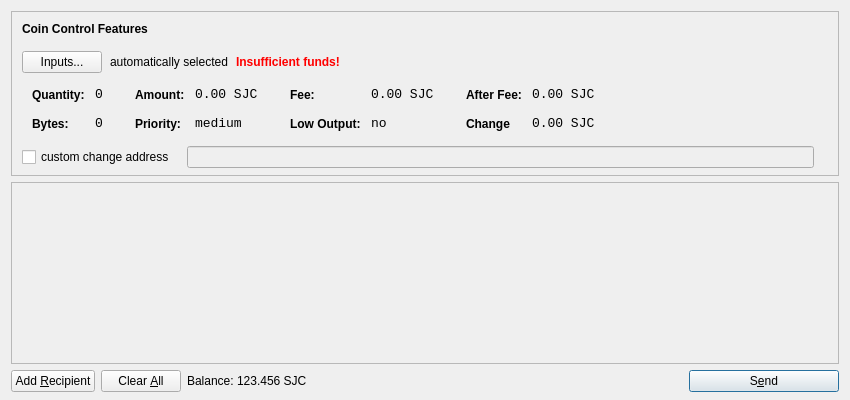
<?xml version="1.0" encoding="UTF-8"?>
<ui version="4.0">
 <class>SendCoinsDialog</class>
 <widget class="QDialog" name="SendCoinsDialog">
  <property name="geometry">
   <rect>
    <x>0</x>
    <y>0</y>
    <width>850</width>
    <height>400</height>
   </rect>
  </property>
  <property name="windowTitle">
   <string>Send Coins</string>
  </property>
  <layout class="QVBoxLayout" name="verticalLayout" stretch="0,1,0">
   <property name="bottomMargin">
    <number>8</number>
   </property>
   <item>
    <widget class="QFrame" name="frameCoinControl">
     <property name="sizePolicy">
      <sizepolicy hsizetype="Expanding" vsizetype="Expanding">
       <horstretch>0</horstretch>
       <verstretch>0</verstretch>
      </sizepolicy>
     </property>
     <property name="maximumSize">
      <size>
       <width>16777215</width>
       <height>16777215</height>
      </size>
     </property>
     <property name="frameShape">
      <enum>QFrame::StyledPanel</enum>
     </property>
     <property name="frameShadow">
      <enum>QFrame::Sunken</enum>
     </property>
     <layout class="QVBoxLayout" name="verticalLayoutCoinControl2">
      <property name="spacing">
       <number>-1</number>
      </property>
      <property name="leftMargin">
       <number>0</number>
      </property>
      <property name="topMargin">
       <number>0</number>
      </property>
      <property name="rightMargin">
       <number>0</number>
      </property>
      <property name="bottomMargin">
       <number>6</number>
      </property>
      <item>
       <layout class="QVBoxLayout" name="verticalLayoutCoinControl" stretch="0,0,0,0,1">
        <property name="spacing">
         <number>0</number>
        </property>
        <property name="leftMargin">
         <number>10</number>
        </property>
        <property name="topMargin">
         <number>10</number>
        </property>
        <item>
         <layout class="QHBoxLayout" name="horizontalLayoutCoinControl1">
          <property name="bottomMargin">
           <number>15</number>
          </property>
          <item>
           <widget class="QLabel" name="labelCoinControlFeatures">
            <property name="sizePolicy">
             <sizepolicy hsizetype="Preferred" vsizetype="Maximum">
              <horstretch>0</horstretch>
              <verstretch>0</verstretch>
             </sizepolicy>
            </property>
            <property name="font">
             <font>
              <weight>75</weight>
              <bold>true</bold>
             </font>
            </property>
            <property name="styleSheet">
             <string notr="true">font-weight:bold;</string>
            </property>
            <property name="text">
             <string>Coin Control Features</string>
            </property>
           </widget>
          </item>
         </layout>
        </item>
        <item>
         <layout class="QHBoxLayout" name="horizontalLayoutCoinControl2" stretch="0,0,0,0">
          <property name="spacing">
           <number>8</number>
          </property>
          <property name="bottomMargin">
           <number>10</number>
          </property>
          <item>
           <widget class="QPushButton" name="pushButtonCoinControl">
            <property name="styleSheet">
             <string notr="true"/>
            </property>
            <property name="text">
             <string>Inputs...</string>
            </property>
           </widget>
          </item>
          <item>
           <widget class="QLabel" name="labelCoinControlAutomaticallySelected">
            <property name="text">
             <string>automatically selected</string>
            </property>
            <property name="margin">
             <number>5</number>
            </property>
           </widget>
          </item>
          <item>
           <widget class="QLabel" name="labelCoinControlInsuffFunds">
            <property name="font">
             <font>
              <weight>75</weight>
              <bold>true</bold>
             </font>
            </property>
            <property name="styleSheet">
             <string notr="true">color:red;font-weight:bold;</string>
            </property>
            <property name="text">
             <string>Insufficient funds!</string>
            </property>
            <property name="margin">
             <number>5</number>
            </property>
           </widget>
          </item>
          <item>
           <spacer name="horizontalSpacerCoinControl">
            <property name="orientation">
             <enum>Qt::Horizontal</enum>
            </property>
            <property name="sizeHint" stdset="0">
             <size>
              <width>40</width>
              <height>1</height>
             </size>
            </property>
           </spacer>
          </item>
         </layout>
        </item>
        <item>
         <widget class="QWidget" name="widgetCoinControl" native="true">
          <property name="sizePolicy">
           <sizepolicy hsizetype="Preferred" vsizetype="Preferred">
            <horstretch>0</horstretch>
            <verstretch>0</verstretch>
           </sizepolicy>
          </property>
          <property name="minimumSize">
           <size>
            <width>0</width>
            <height>0</height>
           </size>
          </property>
          <property name="styleSheet">
           <string notr="true"/>
          </property>
          <layout class="QHBoxLayout" name="horizontalLayoutCoinControl5">
           <property name="margin">
            <number>0</number>
           </property>
           <item>
            <layout class="QHBoxLayout" name="horizontalLayoutCoinControl3" stretch="0,0,0,1">
             <property name="spacing">
              <number>20</number>
             </property>
             <property name="topMargin">
              <number>0</number>
             </property>
             <property name="bottomMargin">
              <number>10</number>
             </property>
             <item>
              <layout class="QFormLayout" name="formLayoutCoinControl1">
               <property name="horizontalSpacing">
                <number>10</number>
               </property>
               <property name="verticalSpacing">
                <number>14</number>
               </property>
               <property name="leftMargin">
                <number>10</number>
               </property>
               <property name="topMargin">
                <number>4</number>
               </property>
               <property name="rightMargin">
                <number>6</number>
               </property>
               <item row="0" column="0">
                <widget class="QLabel" name="labelCoinControlQuantityText">
                 <property name="styleSheet">
                  <string notr="true">font-weight:bold;</string>
                 </property>
                 <property name="text">
                  <string>Quantity:</string>
                 </property>
                 <property name="margin">
                  <number>0</number>
                 </property>
                </widget>
               </item>
               <item row="0" column="1">
                <widget class="QLabel" name="labelCoinControlQuantity">
                 <property name="font">
                  <font>
                   <family>Monospace</family>
                   <pointsize>10</pointsize>
                  </font>
                 </property>
                 <property name="cursor">
                  <cursorShape>IBeamCursor</cursorShape>
                 </property>
                 <property name="contextMenuPolicy">
                  <enum>Qt::ActionsContextMenu</enum>
                 </property>
                 <property name="text">
                  <string>0</string>
                 </property>
                 <property name="margin">
                  <number>0</number>
                 </property>
                 <property name="textInteractionFlags">
                  <set>Qt::LinksAccessibleByMouse|Qt::TextSelectableByKeyboard|Qt::TextSelectableByMouse</set>
                 </property>
                </widget>
               </item>
               <item row="1" column="0">
                <widget class="QLabel" name="labelCoinControlBytesText">
                 <property name="styleSheet">
                  <string notr="true">font-weight:bold;</string>
                 </property>
                 <property name="text">
                  <string>Bytes:</string>
                 </property>
                </widget>
               </item>
               <item row="1" column="1">
                <widget class="QLabel" name="labelCoinControlBytes">
                 <property name="font">
                  <font>
                   <family>Monospace</family>
                   <pointsize>10</pointsize>
                  </font>
                 </property>
                 <property name="cursor">
                  <cursorShape>IBeamCursor</cursorShape>
                 </property>
                 <property name="contextMenuPolicy">
                  <enum>Qt::ActionsContextMenu</enum>
                 </property>
                 <property name="text">
                  <string>0</string>
                 </property>
                 <property name="textInteractionFlags">
                  <set>Qt::LinksAccessibleByMouse|Qt::TextSelectableByKeyboard|Qt::TextSelectableByMouse</set>
                 </property>
                </widget>
               </item>
              </layout>
             </item>
             <item>
              <layout class="QFormLayout" name="formLayoutCoinControl2">
               <property name="horizontalSpacing">
                <number>10</number>
               </property>
               <property name="verticalSpacing">
                <number>14</number>
               </property>
               <property name="leftMargin">
                <number>6</number>
               </property>
               <property name="topMargin">
                <number>4</number>
               </property>
               <property name="rightMargin">
                <number>6</number>
               </property>
               <item row="0" column="0">
                <widget class="QLabel" name="labelCoinControlAmountText">
                 <property name="styleSheet">
                  <string notr="true">font-weight:bold;</string>
                 </property>
                 <property name="text">
                  <string>Amount:</string>
                 </property>
                 <property name="margin">
                  <number>0</number>
                 </property>
                </widget>
               </item>
               <item row="0" column="1">
                <widget class="QLabel" name="labelCoinControlAmount">
                 <property name="font">
                  <font>
                   <family>Monospace</family>
                   <pointsize>10</pointsize>
                  </font>
                 </property>
                 <property name="cursor">
                  <cursorShape>IBeamCursor</cursorShape>
                 </property>
                 <property name="contextMenuPolicy">
                  <enum>Qt::ActionsContextMenu</enum>
                 </property>
                 <property name="text">
                  <string notr="true">0.00 SJC</string>
                 </property>
                 <property name="textInteractionFlags">
                  <set>Qt::LinksAccessibleByMouse|Qt::TextSelectableByKeyboard|Qt::TextSelectableByMouse</set>
                 </property>
                </widget>
               </item>
               <item row="1" column="0">
                <widget class="QLabel" name="labelCoinControlPriorityText">
                 <property name="styleSheet">
                  <string notr="true">font-weight:bold;</string>
                 </property>
                 <property name="text">
                  <string>Priority:</string>
                 </property>
                </widget>
               </item>
               <item row="1" column="1">
                <widget class="QLabel" name="labelCoinControlPriority">
                 <property name="font">
                  <font>
                   <family>Monospace</family>
                   <pointsize>10</pointsize>
                  </font>
                 </property>
                 <property name="cursor">
                  <cursorShape>IBeamCursor</cursorShape>
                 </property>
                 <property name="contextMenuPolicy">
                  <enum>Qt::ActionsContextMenu</enum>
                 </property>
                 <property name="text">
                  <string>medium</string>
                 </property>
                 <property name="textInteractionFlags">
                  <set>Qt::LinksAccessibleByMouse|Qt::TextSelectableByKeyboard|Qt::TextSelectableByMouse</set>
                 </property>
                </widget>
               </item>
              </layout>
             </item>
             <item>
              <layout class="QFormLayout" name="formLayoutCoinControl3">
               <property name="horizontalSpacing">
                <number>10</number>
               </property>
               <property name="verticalSpacing">
                <number>14</number>
               </property>
               <property name="leftMargin">
                <number>6</number>
               </property>
               <property name="topMargin">
                <number>4</number>
               </property>
               <property name="rightMargin">
                <number>6</number>
               </property>
               <item row="0" column="0">
                <widget class="QLabel" name="labelCoinControlFeeText">
                 <property name="styleSheet">
                  <string notr="true">font-weight:bold;</string>
                 </property>
                 <property name="text">
                  <string>Fee:</string>
                 </property>
                 <property name="margin">
                  <number>0</number>
                 </property>
                </widget>
               </item>
               <item row="0" column="1">
                <widget class="QLabel" name="labelCoinControlFee">
                 <property name="font">
                  <font>
                   <family>Monospace</family>
                   <pointsize>10</pointsize>
                  </font>
                 </property>
                 <property name="cursor">
                  <cursorShape>IBeamCursor</cursorShape>
                 </property>
                 <property name="contextMenuPolicy">
                  <enum>Qt::ActionsContextMenu</enum>
                 </property>
                 <property name="text">
                  <string notr="true">0.00 SJC</string>
                 </property>
                 <property name="textInteractionFlags">
                  <set>Qt::LinksAccessibleByMouse|Qt::TextSelectableByKeyboard|Qt::TextSelectableByMouse</set>
                 </property>
                </widget>
               </item>
               <item row="1" column="0">
                <widget class="QLabel" name="labelCoinControlLowOutputText">
                 <property name="styleSheet">
                  <string notr="true">font-weight:bold;</string>
                 </property>
                 <property name="text">
                  <string>Low Output:</string>
                 </property>
                </widget>
               </item>
               <item row="1" column="1">
                <widget class="QLabel" name="labelCoinControlLowOutput">
                 <property name="font">
                  <font>
                   <family>Monospace</family>
                   <pointsize>10</pointsize>
                  </font>
                 </property>
                 <property name="cursor">
                  <cursorShape>IBeamCursor</cursorShape>
                 </property>
                 <property name="contextMenuPolicy">
                  <enum>Qt::ActionsContextMenu</enum>
                 </property>
                 <property name="text">
                  <string>no</string>
                 </property>
                 <property name="textInteractionFlags">
                  <set>Qt::LinksAccessibleByMouse|Qt::TextSelectableByKeyboard|Qt::TextSelectableByMouse</set>
                 </property>
                </widget>
               </item>
              </layout>
             </item>
             <item>
              <layout class="QFormLayout" name="formLayoutCoinControl4">
               <property name="horizontalSpacing">
                <number>10</number>
               </property>
               <property name="verticalSpacing">
                <number>14</number>
               </property>
               <property name="leftMargin">
                <number>6</number>
               </property>
               <property name="topMargin">
                <number>4</number>
               </property>
               <property name="rightMargin">
                <number>6</number>
               </property>
               <item row="0" column="0">
                <widget class="QLabel" name="labelCoinControlAfterFeeText">
                 <property name="styleSheet">
                  <string notr="true">font-weight:bold;</string>
                 </property>
                 <property name="text">
                  <string>After Fee:</string>
                 </property>
                 <property name="margin">
                  <number>0</number>
                 </property>
                </widget>
               </item>
               <item row="0" column="1">
                <widget class="QLabel" name="labelCoinControlAfterFee">
                 <property name="font">
                  <font>
                   <family>Monospace</family>
                   <pointsize>10</pointsize>
                  </font>
                 </property>
                 <property name="cursor">
                  <cursorShape>IBeamCursor</cursorShape>
                 </property>
                 <property name="contextMenuPolicy">
                  <enum>Qt::ActionsContextMenu</enum>
                 </property>
                 <property name="text">
                  <string notr="true">0.00 SJC</string>
                 </property>
                 <property name="textInteractionFlags">
                  <set>Qt::LinksAccessibleByMouse|Qt::TextSelectableByKeyboard|Qt::TextSelectableByMouse</set>
                 </property>
                </widget>
               </item>
               <item row="1" column="0">
                <widget class="QLabel" name="labelCoinControlChangeText">
                 <property name="styleSheet">
                  <string notr="true">font-weight:bold;</string>
                 </property>
                 <property name="text">
                  <string>Change</string>
                 </property>
                </widget>
               </item>
               <item row="1" column="1">
                <widget class="QLabel" name="labelCoinControlChange">
                 <property name="font">
                  <font>
                   <family>Monospace</family>
                   <pointsize>10</pointsize>
                  </font>
                 </property>
                 <property name="cursor">
                  <cursorShape>IBeamCursor</cursorShape>
                 </property>
                 <property name="contextMenuPolicy">
                  <enum>Qt::ActionsContextMenu</enum>
                 </property>
                 <property name="text">
                  <string notr="true">0.00 SJC</string>
                 </property>
                 <property name="textInteractionFlags">
                  <set>Qt::LinksAccessibleByMouse|Qt::TextSelectableByKeyboard|Qt::TextSelectableByMouse</set>
                 </property>
                </widget>
               </item>
              </layout>
             </item>
            </layout>
           </item>
          </layout>
         </widget>
        </item>
        <item>
         <layout class="QHBoxLayout" name="horizontalLayoutCoinControl4" stretch="0,0,0">
          <property name="spacing">
           <number>12</number>
          </property>
          <property name="sizeConstraint">
           <enum>QLayout::SetDefaultConstraint</enum>
          </property>
          <property name="topMargin">
           <number>5</number>
          </property>
          <property name="rightMargin">
           <number>5</number>
          </property>
          <item>
           <widget class="QCheckBox" name="checkBoxCoinControlChange">
            <property name="text">
             <string>custom change address</string>
            </property>
           </widget>
          </item>
          <item>
           <widget class="QLineEdit" name="lineEditCoinControlChange">
            <property name="enabled">
             <bool>false</bool>
            </property>
            <property name="sizePolicy">
             <sizepolicy hsizetype="Expanding" vsizetype="Fixed">
              <horstretch>0</horstretch>
              <verstretch>0</verstretch>
             </sizepolicy>
            </property>
           </widget>
          </item>
          <item>
           <widget class="QLabel" name="labelCoinControlChangeLabel">
            <property name="sizePolicy">
             <sizepolicy hsizetype="Preferred" vsizetype="Expanding">
              <horstretch>0</horstretch>
              <verstretch>0</verstretch>
             </sizepolicy>
            </property>
            <property name="minimumSize">
             <size>
              <width>0</width>
              <height>0</height>
             </size>
            </property>
            <property name="text">
             <string/>
            </property>
            <property name="margin">
             <number>3</number>
            </property>
           </widget>
          </item>
         </layout>
        </item>
        <item>
         <spacer name="verticalSpacerCoinControl">
          <property name="orientation">
           <enum>Qt::Vertical</enum>
          </property>
          <property name="sizeHint" stdset="0">
           <size>
            <width>800</width>
            <height>1</height>
           </size>
          </property>
         </spacer>
        </item>
       </layout>
      </item>
     </layout>
    </widget>
   </item>
   <item>
    <widget class="QScrollArea" name="scrollArea">
     <property name="widgetResizable">
      <bool>true</bool>
     </property>
     <widget class="QWidget" name="scrollAreaWidgetContents">
      <property name="geometry">
       <rect>
        <x>0</x>
        <y>0</y>
        <width>830</width>
        <height>165</height>
       </rect>
      </property>
      <layout class="QVBoxLayout" name="verticalLayout_2">
       <property name="margin">
        <number>0</number>
       </property>
       <item>
        <layout class="QVBoxLayout" name="entries">
         <property name="spacing">
          <number>6</number>
         </property>
        </layout>
       </item>
       <item>
        <spacer name="verticalSpacer">
         <property name="orientation">
          <enum>Qt::Vertical</enum>
         </property>
         <property name="sizeHint" stdset="0">
          <size>
           <width>20</width>
           <height>40</height>
          </size>
         </property>
        </spacer>
       </item>
      </layout>
     </widget>
    </widget>
   </item>
   <item>
    <layout class="QHBoxLayout" name="horizontalLayout">
     <item>
      <widget class="QPushButton" name="addButton">
       <property name="toolTip">
        <string>Send to multiple recipients at once</string>
       </property>
       <property name="text">
        <string>Add &amp;Recipient</string>
       </property>
       <property name="autoDefault">
        <bool>false</bool>
       </property>
      </widget>
     </item>
     <item>
      <widget class="QPushButton" name="clearButton">
       <property name="sizePolicy">
        <sizepolicy hsizetype="Minimum" vsizetype="Fixed">
         <horstretch>0</horstretch>
         <verstretch>0</verstretch>
        </sizepolicy>
       </property>
       <property name="toolTip">
        <string>Remove all transaction fields</string>
       </property>
       <property name="text">
        <string>Clear &amp;All</string>
       </property>
       <property name="autoRepeatDelay">
        <number>300</number>
       </property>
       <property name="autoDefault">
        <bool>false</bool>
       </property>
      </widget>
     </item>
     <item>
      <layout class="QHBoxLayout" name="horizontalLayout_2">
       <property name="spacing">
        <number>3</number>
       </property>
       <item>
        <widget class="QLabel" name="label">
         <property name="sizePolicy">
          <sizepolicy hsizetype="Preferred" vsizetype="Fixed">
           <horstretch>0</horstretch>
           <verstretch>0</verstretch>
          </sizepolicy>
         </property>
         <property name="text">
          <string>Balance:</string>
         </property>
        </widget>
       </item>
       <item>
        <widget class="QLabel" name="labelBalance">
         <property name="sizePolicy">
          <sizepolicy hsizetype="Preferred" vsizetype="Fixed">
           <horstretch>0</horstretch>
           <verstretch>0</verstretch>
          </sizepolicy>
         </property>
         <property name="cursor">
          <cursorShape>IBeamCursor</cursorShape>
         </property>
         <property name="text">
          <string notr="true">123.456 SJC</string>
         </property>
         <property name="textInteractionFlags">
          <set>Qt::LinksAccessibleByMouse|Qt::TextSelectableByKeyboard|Qt::TextSelectableByMouse</set>
         </property>
        </widget>
       </item>
      </layout>
     </item>
     <item>
      <spacer name="horizontalSpacer">
       <property name="orientation">
        <enum>Qt::Horizontal</enum>
       </property>
       <property name="sizeHint" stdset="0">
        <size>
         <width>40</width>
         <height>20</height>
        </size>
       </property>
      </spacer>
     </item>
     <item>
      <widget class="QPushButton" name="sendButton">
       <property name="minimumSize">
        <size>
         <width>150</width>
         <height>0</height>
        </size>
       </property>
       <property name="toolTip">
        <string>Confirm the send action</string>
       </property>
       <property name="text">
        <string>S&amp;end</string>
       </property>
       <property name="icon">
        <iconset resource="../bitcoin.qrc">
         <normaloff>:/icons/send</normaloff>:/icons/send</iconset>
       </property>
       <property name="default">
        <bool>true</bool>
       </property>
      </widget>
     </item>
    </layout>
   </item>
  </layout>
 </widget>
 <resources>
  <include location="../bitcoin.qrc"/>
 </resources>
 <connections/>
</ui>
